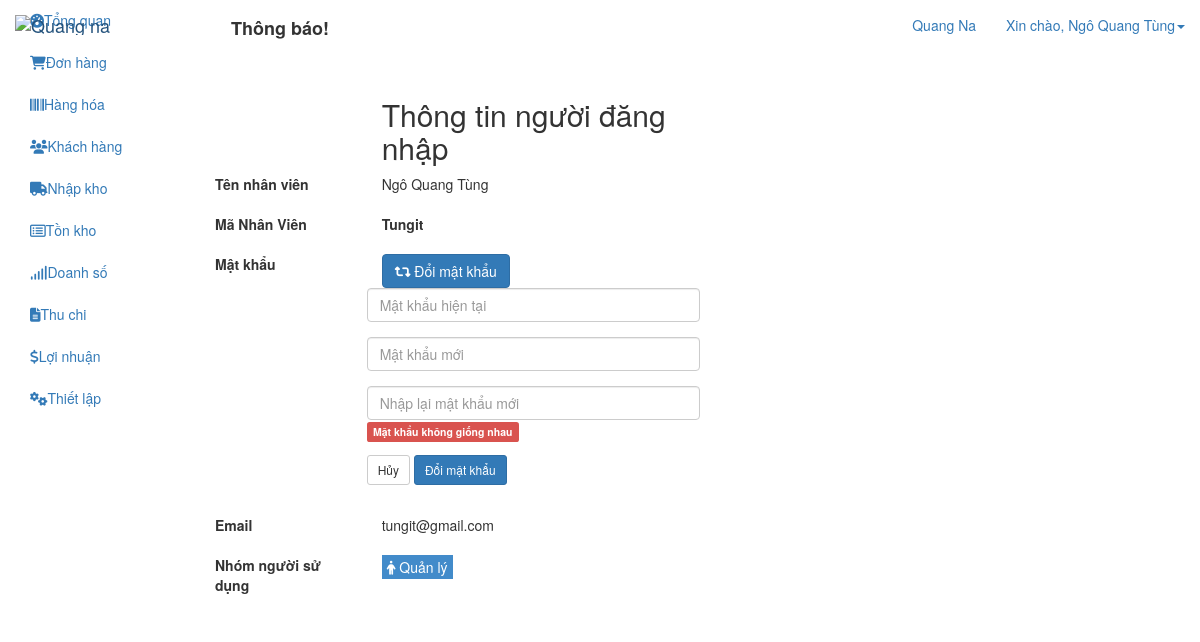
The app's page /index.php/backend/account (signed in) with its own data.
### tables this page shows
CREATE TABLE `cms_users` (
  `id` int(10) UNSIGNED NOT NULL,
  `username` varchar(100) NOT NULL,
  `password` varchar(100) NOT NULL,
  `salt` varchar(255) NOT NULL,
  `email` varchar(120) NOT NULL,
  `display_name` varchar(120) NOT NULL,
  `user_status` tinyint(4) NOT NULL,
  `group_id` int(11) NOT NULL,
  `id_stock` int(11) NOT NULL,
  `created` datetime NOT NULL,
  `updated` datetime NOT NULL,
  `logined` datetime NOT NULL,
  `ip_logged` varchar(255) NOT NULL,
  `recode` varchar(255) NOT NULL,
  `code_time_out` varchar(255) NOT NULL
);

### application/controllers/backend/account.php (called while the page is built, shortened)
<?php if ( !defined( 'BASEPATH' ) ) exit( 'No direct script access allowed' );
class Account extends CI_Controller {
    private $auth;
    public function __construct() {
        $this->auth = $this->cms_authentication->check();
    }
    public function index() {
        $data[ 'seo' ][ 'title' ] = "Quang Na - Phần mềm quản lý";
        $data['data']['user'] = $this->auth;
        $data[ 'template' ] = 'backend/account/info';
        $this->load->view( 'backend/layout/index', isset( $data ) ? $data : null );
    }
}

### index.php (called while the page is built, shortened)
<?php
require_once BASEPATH.'core/CodeIgniter.php';

### application/libraries/cms_cookie.php (called while the page is built, shortened)
<?php  if ( ! defined('BASEPATH')) exit('No direct script access allowed');
class CMS_Cookie {
    public static function get( $name ) {
        return $_COOKIE[ $name ];
    }
    public static function decode( $cookie_val ){
        return base64_decode( substr( $cookie_val, 3 ) );
    }
}

### application/libraries/cms_authentication.php (called while the page is built, shortened)
<?php  if ( ! defined('BASEPATH')) exit('No direct script access allowed');
class CMS_authentication {
    private $CI;
    public function __construct(){
        $this->CI = & get_instance();
    }
    public function check() {
        if ( CMS_Cookie::exists( CMS_PREFIX . 'user_logged' ) ) {
            $cookie = CMS_Cookie::get( CMS_PREFIX . 'user_logged' );
            $cookie = json_decode( CMS_Cookie::decode( $cookie ), true );
            $user   = $this->CI->db->select( 'id,username,password,salt,display_name,email,group_id,id_stock' )->where( 'username', $cookie[ 'username' ] )->or_where( 'email', $cookie[ 'username' ] )->from( 'users' )->get()->row_array();
            $group = $this->CI->db->select( 'id, group_permission, group_name' )->where( 'id', $user['group_id'] )->from('users_group')->get()->row_array();
            if ( isset( $user ) && count( $user ) ) {
                if ( $user[ 'username' ] == $cookie[ 'username' ] && $user[ 'password' ] == $cookie[ 'password' ] && $user[ 'salt' ] == $cookie[ 'salt' ] ) {
                    return [ 'id' => $user[ 'id' ],
                        'username' => $user[ 'username' ],
                        'password' => $user[ 'password' ],
                        'salt' => $user[ 'salt' ],
                        'email' => $user[ 'email' ],
                        'display_name' => $user[ 'display_name' ],
                        'group_id' => $user[ 'group_id' ],
                        'group_name'  => $group['group_name'],
                        'group_permission' => json_decode( $group['group_permission'], true ),
                        'id_stock' => $user[ 'id_stock' ]
                    ];
                }
            }
        }
        return null;
    }
}

### application/views/backend/account/info.php (the view, shortened to what this page needs)
<div class="panel-action">
    <div class="row">
        <div class="customer-act act">
            <div class="col-md-4 col-md-offset-2">
                <div class="left-action text-left clearfix">
                    <h2>Thông tin người đăng nhập</h2>
                </div>
            </div>
            <div class="col-md-6">
            </div>
        </div>
    </div>
</div>
<div class="row account-info">
    <div class="col-md-6">
        <div class="form-horizontal">
            <div class="form-group">
                <div class="col-md-4">
                    <label for="name">Tên nhân viên</label>
                </div>
                <div class="col-md-8">
                    <span class=""><?php echo isset( $user ) ? $user[ 'display_name' ] : ''; ?></span>
                </div>
            </div>
            <div class="form-group">
                <div class="col-md-4">
                    <label for="name">Mã Nhân Viên</label>
                </div>
                <div class="col-md-8">
                    <strong><span class=""><?php echo isset( $user ) ? $user[ 'username' ] : ''; ?></span></strong>
                </div>
            </div>
            <div class="form-group">
                <div class="col-md-4">
                    <label for="name">Mật khẩu</label>
                </div>
                <div class="col-md-8 padd-0">
                    <button class="btn btn-primary btn-changepass"><i class="fa fa-retweet"></i> Đổi mật khẩu</button>
                    <div class="form-hide form-change-password">
                        <form action="" method="post" class="form-horizontal">
                            <div class="form-group">
                                <input type="text" class="form-control" name="data[password]" placeholder="Mật khẩu hiện tại">
                            </div>
                            <div class="form-group">
                                <input type="password" class="form-control newpassw" name="data[newpassw]" placeholder="Mật khẩu mới">
                            </div>
                            <div class="form-group">
                                <input type="password" class="form-control renewpassw" name="data[renewpassw]" placeholder="Nhập lại mật khẩu mới">
                                <span class="label label-danger arrowed-right">
                                    <span>Mật khẩu không giống nhau</span>
                                </span>
                            </div>
                            <div class="form-group">
                                <button type="reset"  class="btn btn-default btn-changep btn-sm">Hủy</button>
                                <button type="submit" name="change" class="btn btn-primary btn-sm btn-smf ">Đổi mật khẩu</button>
                            </div>
                        </form>
                    </div>
                </div>
            </div>
            <div class="form-group">
                <div class="col-md-4">
                    <label for="name">Email</label>
                </div>
                <div class="col-md-8">
                    <span class=""><?php echo isset( $user ) ? $user[ 'email' ] : ''; ?></span>
                </div>
            </div>
            <div class="form-group">
                <div class="col-md-4">
                    <label for="name">Nhóm người sử dụng</label>
                </div>
                <div class="col-md-8">
                    <?php echo '<span class="user_group" style="display: inline-block; color: #fff; background: #428BCA; padding: 2px 5px;"><i class="fa fa-male"></i> '. $user['group_name'] . '</span>'; ?>
                </div>
            </div>
        </div>
    </div>
</div>

### application/views/backend/common/header.php (shortened to what this page needs)
<nav id="navbar-container" class="navbar navbar- navbar-fixed-top">
    <div class="container-fluid">
        <div class="navbar-header">
            <a class="navbar-brand" href="#"><img src="public/templates/backend/images/logoqn.png" alt="Quang na" class="img-responsive"></a>
        </div>
        <div class="collapse navbar-collapse" id="bs-example-navbar-collapse-1">
            <ul class="nav navbar-nav navbar-right">
                <li><a href="#">Quang Na</a></li>
                <li class="dropdown user-profile">
                    <a href="#" class="dropdown-toggle" data-toggle="dropdown" role="button" aria-haspopup="true" aria-expanded="false"><span class="hello">Xin chào, </span><?php echo ( isset( $user ) ) ?
                            $user[ 'display_name' ] : $user[ 'username' ]; ?><span class="caret"></span></a>
                </li>
            </ul>
        </div>
    </div>
</nav>

### records on screen
cms_users: display_name "Ngô Quang Tùng", username "Tungit", email "tungit@gmail.com"

### other values on screen
$user['group_name'] "Quản lý"
